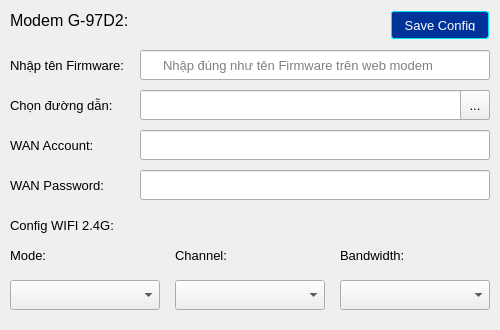
<?xml version="1.0" encoding="UTF-8"?>
<ui version="4.0">
 <class>Form</class>
 <widget class="QWidget" name="Form">
  <property name="geometry">
   <rect>
    <x>0</x>
    <y>0</y>
    <width>500</width>
    <height>330</height>
   </rect>
  </property>
  <property name="sizePolicy">
   <sizepolicy hsizetype="Fixed" vsizetype="Fixed">
    <horstretch>0</horstretch>
    <verstretch>0</verstretch>
   </sizepolicy>
  </property>
  <property name="minimumSize">
   <size>
    <width>500</width>
    <height>330</height>
   </size>
  </property>
  <property name="maximumSize">
   <size>
    <width>500</width>
    <height>330</height>
   </size>
  </property>
  <property name="font">
   <font>
    <pointsize>10</pointsize>
   </font>
  </property>
  <property name="windowTitle">
   <string>Form</string>
  </property>
  <widget class="QLabel" name="label">
   <property name="geometry">
    <rect>
     <x>10</x>
     <y>10</y>
     <width>141</width>
     <height>20</height>
    </rect>
   </property>
   <property name="font">
    <font>
     <pointsize>12</pointsize>
    </font>
   </property>
   <property name="text">
    <string>Modem G-97D2:</string>
   </property>
  </widget>
  <widget class="QLabel" name="label_2">
   <property name="geometry">
    <rect>
     <x>10</x>
     <y>90</y>
     <width>111</width>
     <height>30</height>
    </rect>
   </property>
   <property name="font">
    <font>
     <pointsize>10</pointsize>
    </font>
   </property>
   <property name="text">
    <string>Chọn đường dẫn:</string>
   </property>
  </widget>
  <widget class="QLineEdit" name="firmware_path">
   <property name="geometry">
    <rect>
     <x>140</x>
     <y>90</y>
     <width>350</width>
     <height>30</height>
    </rect>
   </property>
   <property name="styleSheet">
    <string notr="true">padding-left: 20px;</string>
   </property>
  </widget>
  <widget class="QLabel" name="label_3">
   <property name="geometry">
    <rect>
     <x>10</x>
     <y>50</y>
     <width>121</width>
     <height>30</height>
    </rect>
   </property>
   <property name="font">
    <font>
     <pointsize>10</pointsize>
    </font>
   </property>
   <property name="text">
    <string>Nhập tên Firmware:</string>
   </property>
  </widget>
  <widget class="QLineEdit" name="firmware_name">
   <property name="geometry">
    <rect>
     <x>140</x>
     <y>50</y>
     <width>350</width>
     <height>30</height>
    </rect>
   </property>
   <property name="styleSheet">
    <string notr="true">padding-left: 20px;</string>
   </property>
   <property name="placeholderText">
    <string>Nhập đúng như tên Firmware trên web modem</string>
   </property>
  </widget>
  <widget class="QToolButton" name="select_firmware_btn">
   <property name="geometry">
    <rect>
     <x>460</x>
     <y>90</y>
     <width>30</width>
     <height>30</height>
    </rect>
   </property>
   <property name="text">
    <string>...</string>
   </property>
  </widget>
  <widget class="QLabel" name="label_4">
   <property name="geometry">
    <rect>
     <x>10</x>
     <y>130</y>
     <width>91</width>
     <height>30</height>
    </rect>
   </property>
   <property name="font">
    <font>
     <pointsize>10</pointsize>
    </font>
   </property>
   <property name="text">
    <string>WAN Account:</string>
   </property>
  </widget>
  <widget class="QLabel" name="label_5">
   <property name="geometry">
    <rect>
     <x>10</x>
     <y>170</y>
     <width>101</width>
     <height>30</height>
    </rect>
   </property>
   <property name="font">
    <font>
     <pointsize>10</pointsize>
    </font>
   </property>
   <property name="text">
    <string>WAN Password:</string>
   </property>
  </widget>
  <widget class="QLineEdit" name="wan_account">
   <property name="geometry">
    <rect>
     <x>140</x>
     <y>130</y>
     <width>350</width>
     <height>30</height>
    </rect>
   </property>
   <property name="styleSheet">
    <string notr="true">padding-left: 20px;
                </string>
   </property>
  </widget>
  <widget class="QLineEdit" name="wan_password">
   <property name="geometry">
    <rect>
     <x>140</x>
     <y>170</y>
     <width>350</width>
     <height>30</height>
    </rect>
   </property>
   <property name="styleSheet">
    <string notr="true">padding-left: 20px;</string>
   </property>
  </widget>
  <widget class="QLabel" name="label_6">
   <property name="geometry">
    <rect>
     <x>10</x>
     <y>240</y>
     <width>70</width>
     <height>30</height>
    </rect>
   </property>
   <property name="font">
    <font>
     <pointsize>10</pointsize>
    </font>
   </property>
   <property name="text">
    <string>Mode:</string>
   </property>
  </widget>
  <widget class="QLabel" name="label_7">
   <property name="geometry">
    <rect>
     <x>175</x>
     <y>240</y>
     <width>70</width>
     <height>30</height>
    </rect>
   </property>
   <property name="font">
    <font>
     <pointsize>10</pointsize>
    </font>
   </property>
   <property name="text">
    <string>Channel:</string>
   </property>
  </widget>
  <widget class="QLabel" name="label_8">
   <property name="geometry">
    <rect>
     <x>340</x>
     <y>240</y>
     <width>70</width>
     <height>30</height>
    </rect>
   </property>
   <property name="font">
    <font>
     <pointsize>10</pointsize>
    </font>
   </property>
   <property name="text">
    <string>Bandwidth:</string>
   </property>
  </widget>
  <widget class="QComboBox" name="wifi24_mode">
   <property name="geometry">
    <rect>
     <x>10</x>
     <y>280</y>
     <width>150</width>
     <height>30</height>
    </rect>
   </property>
   <property name="styleSheet">
    <string notr="true">padding-left: 20px;
padding-right: 20px;</string>
   </property>
  </widget>
  <widget class="QComboBox" name="wifi24_channel">
   <property name="geometry">
    <rect>
     <x>175</x>
     <y>280</y>
     <width>150</width>
     <height>30</height>
    </rect>
   </property>
   <property name="styleSheet">
    <string notr="true">padding-left: 20px;
padding-right: 20px;</string>
   </property>
  </widget>
  <widget class="QComboBox" name="wifi24_bandwidth">
   <property name="geometry">
    <rect>
     <x>340</x>
     <y>280</y>
     <width>150</width>
     <height>30</height>
    </rect>
   </property>
   <property name="styleSheet">
    <string notr="true">padding-left: 20px;
padding-right: 20px;</string>
   </property>
  </widget>
  <widget class="QPushButton" name="save_config_btn">
   <property name="geometry">
    <rect>
     <x>390</x>
     <y>10</y>
     <width>100</width>
     <height>30</height>
    </rect>
   </property>
   <property name="font">
    <font>
     <pointsize>10</pointsize>
    </font>
   </property>
   <property name="styleSheet">
    <string notr="true">margin: 1px; 
                padding: 7px; 
                background-color: #003399; 
                color: #ffffff;
                border-style: solid; 
                border-radius: 3px; 
                border-width: 0.5px; 
                border-color: rgba(0,230,255,255);</string>
   </property>
   <property name="text">
    <string>Save Config</string>
   </property>
  </widget>
  <widget class="QLabel" name="label_9">
   <property name="geometry">
    <rect>
     <x>10</x>
     <y>210</y>
     <width>121</width>
     <height>30</height>
    </rect>
   </property>
   <property name="font">
    <font>
     <pointsize>10</pointsize>
    </font>
   </property>
   <property name="text">
    <string>Config WIFI 2.4G:</string>
   </property>
  </widget>
 </widget>
 <resources/>
 <connections/>
</ui>
